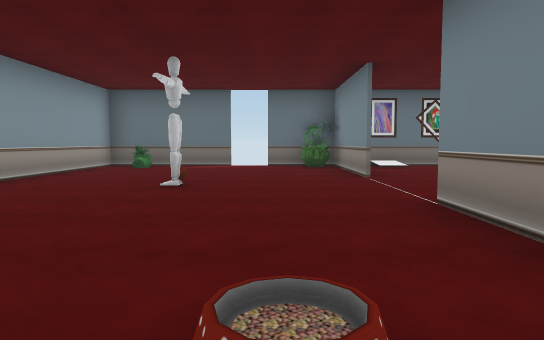
view 1 (above)

15 first-person views from a walk through a 3-D level made in the Unity game engine. The camera is 1.2 m above the floor, tilts 4° down and sees 70° across. The floor is counted in squares, 2 m on a side. Each view is taken from the middle of a square. On the plan, view 1 faces up. The plan holds only what a view shows up to about 11 squares ahead; the rest is blank. The player character is not drawn. Door leaves are left out, so doorways stand open. Some surface patterns are stand-ins.

view 2
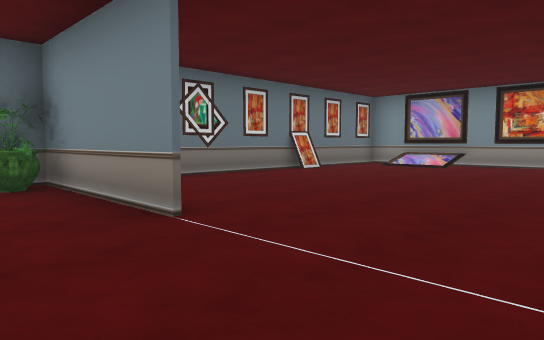

view 3
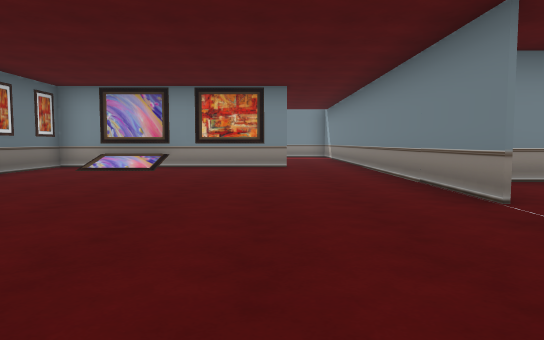

view 4
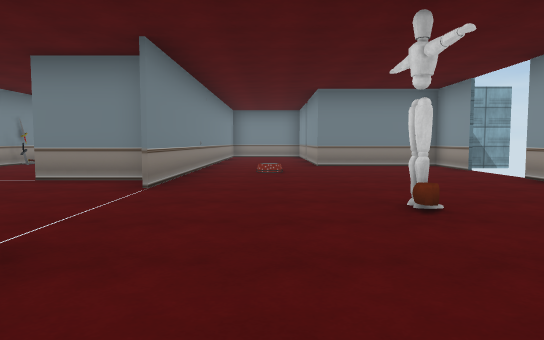

view 5
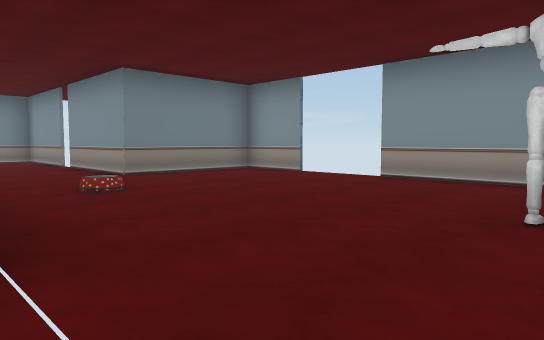

view 6
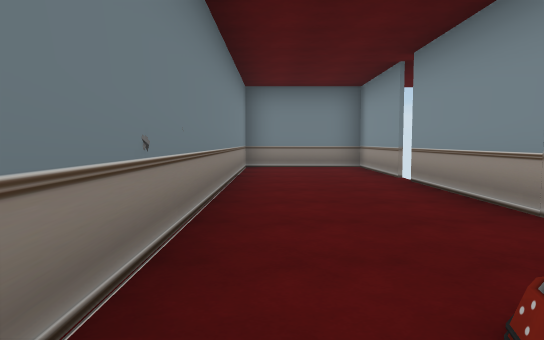

view 7
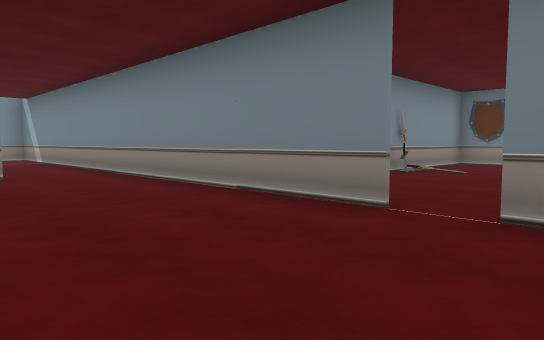

view 8
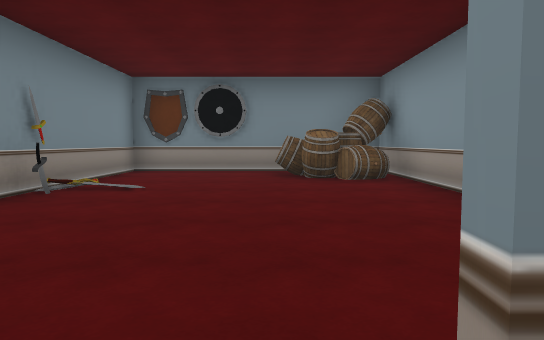

view 9
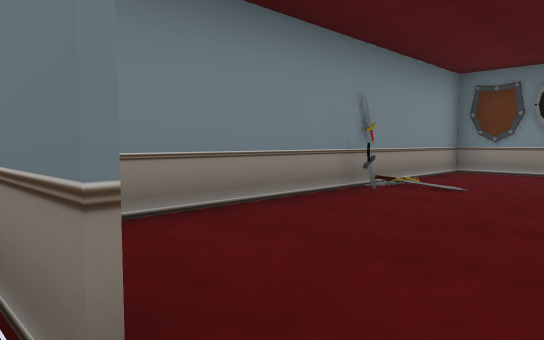

view 10
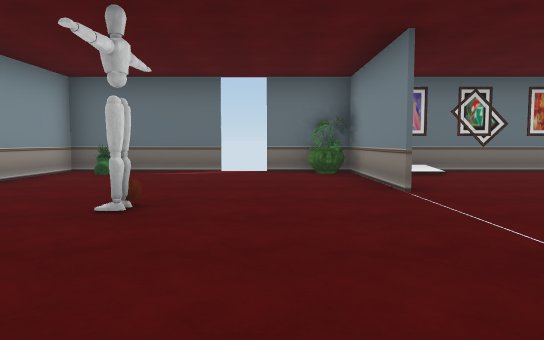

view 11
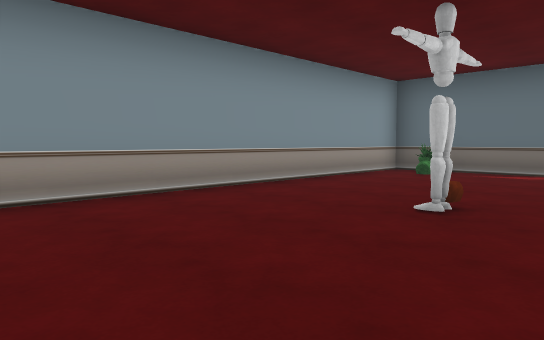

view 12
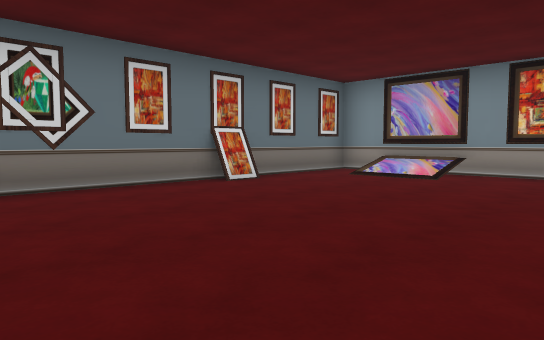

view 13
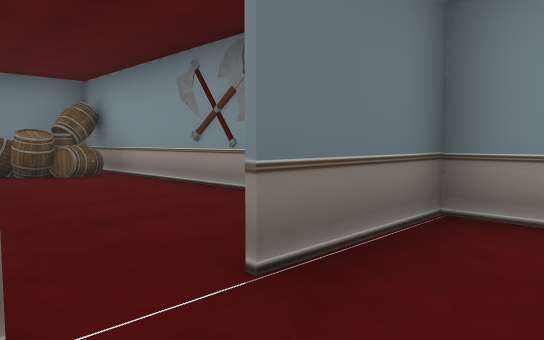

view 14
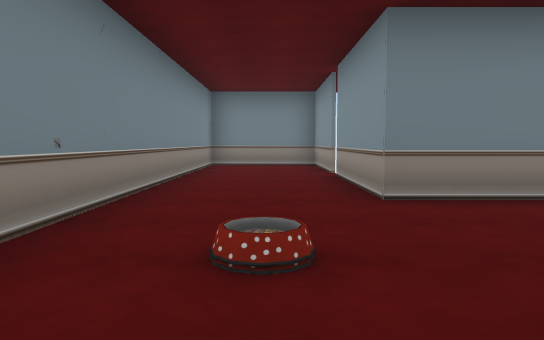

view 15
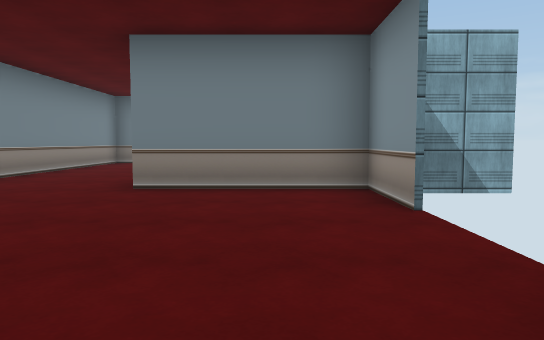

### Floor plan
Ten units are one square. View 1 is at (0, 0); x grows to the right and y downward. Boxes are objects, and circles mark ways between rooms. Rooms are numbered by the first view taken in them; rooms with no view inside come last. Other rooms are left out.
<svg viewBox="-48 -110 168 191">
<path fill="none" stroke="#000" d="M17 -27 39 -27M16 -68 16 -102M48 -27 115 -27M16 -5 16 -39M-43 -6 -43 11 -12 11 -12 41M106 -46 106 -102 -43 -102 -43 -24M-12 46 -12 76 16 76 16 14M17 14 17 53 69 53 69 -18"/>
<rect x="-35" y="-105" width="10" height="10" fill="#bbb"><title>plant</title></rect>
<rect x="65" y="-105" width="10" height="10" fill="#bbb"><title>painting</title></rect>
<rect x="95" y="-85" width="10" height="10" fill="#bbb"><title>painting</title></rect>
<rect x="15" y="5" width="10" height="10" fill="#bbb"><title>axe</title></rect>
<rect x="15" y="-5" width="10" height="10" fill="#bbb"><title>axe</title></rect>
<rect x="25" y="35" width="10" height="10" fill="#bbb"><title>barrel</title></rect>
<rect x="35" y="35" width="10" height="10" fill="#bbb"><title>barrel</title></rect>
<rect x="45" y="45" width="10" height="10" fill="#bbb"><title>shield</title></rect>
<rect x="65" y="15" width="10" height="10" fill="#bbb"><title>sword</title></rect>
<circle cx="40" cy="-30" r="3" fill="#2a7"/>
<text x="20" y="-40">1</text>
<text x="40" y="10">2</text>
</svg>
Room 1 opens to room 2.

Where each view was taken, in squares from view 1:
view 1: 0 up, 0 right, facing up
view 2: 4 up, 0 right, facing up-right
view 3: 5 up, 1 right, facing right
view 4: 9 up, 0 right, facing down
view 5: 6 up, 2 right, facing down-left
view 6: 2 up, 1 right, facing down
view 7: 6 up, 3 right, facing down-right
view 8: 3 up, 4 right, facing down
view 9: 3 up, 4 right, facing down-right
view 10: 2 up, 0 right, facing up
view 11: 2 up, 0 right, facing up-left
view 12: 5 up, 3 right, facing up-right
view 13: 4 up, 5 right, facing down-left
view 14: 3 up, 0 right, facing down
view 15: 4 up, 3 left, facing down
